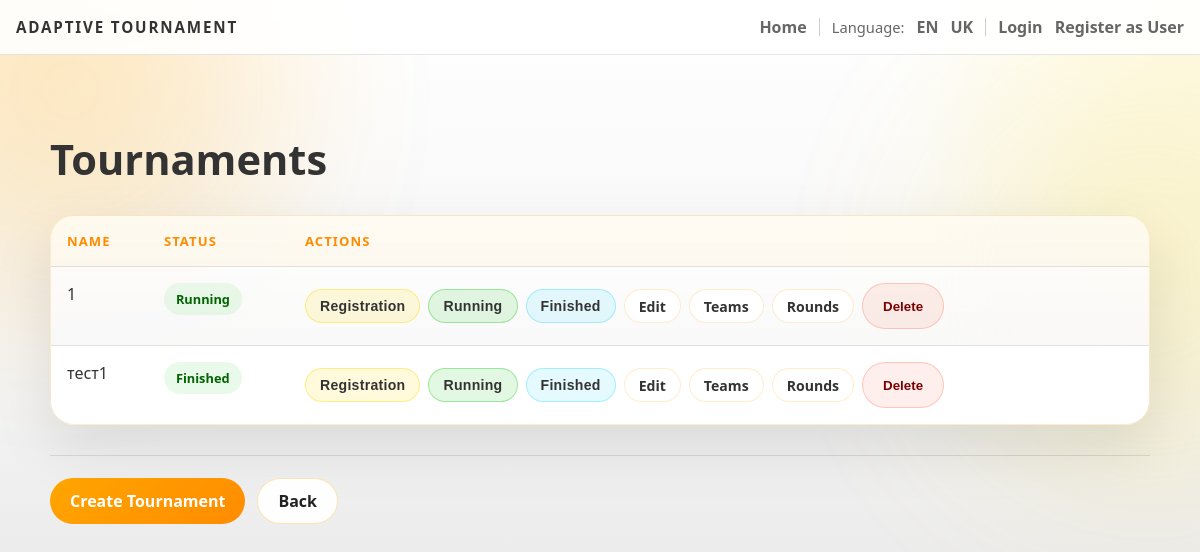
/admin/tournaments, run on an earlier commit of the app's database.
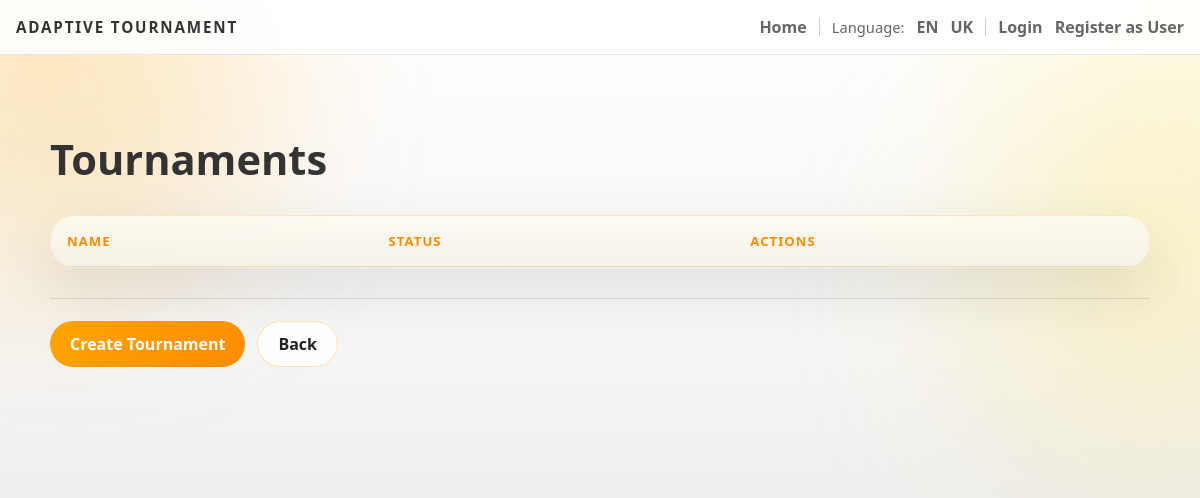
And on a later commit of the database.
### backend/models.py (models this page shows)
class Tournament(db.Model):
    id = db.Column(db.Integer, primary_key=True)
    name = db.Column(db.String(200), nullable=False)
    description = db.Column(db.Text)
    max_teams = db.Column(db.Integer)
    status = db.Column(db.String(30), default="Draft")
    rounds = db.relationship('Round', backref='tournament', lazy=True)

### backend/admin.py (the view)
def admin_tournaments():
    tournaments = Tournament.query.all()
    return render_template('admin_tournaments.html', tournaments=tournaments)

### backend/app.py (called while the page is built)
@app.context_processor
def inject_user_processor():
    return inject_user()

@app.context_processor
def translation_processor():
    return translation()

### backend/app_helpers.py (called while the page is built)
def get_current_user():
    uid = session.get('user_id')
    if uid:
        return db.session.get(User, uid)
    return None

def inject_user():
    return {'get_current_user': get_current_user}

def translation():
    lang = session.get('language', 'en')
    def t(key, **kwargs):
        return get_text(key, lang, **kwargs)
    return {
        't': t,
        'lang': lang,
        'supported_languages': list(TRANSLATIONS.keys())
    }

### backend/translations.py (called while the page is built)
def get_text(key, lang='en', **kwargs):
    if lang not in TRANSLATIONS:
        lang = 'en'
    text = TRANSLATIONS[lang].get(key, TRANSLATIONS['en'].get(key, key))
    if kwargs:
        try:
            return text.format(**kwargs)
        except Exception:
            return text
    return text

### templates/admin_tournaments.html (shortened to what this page needs)
{% extends 'base.html' %}
{% block head %}
  <link rel="stylesheet" href="/static/css/admin.css">
{% endblock %}
{% block content %}
<div class="admin-page">
  <h2 class="page-title">{{ t('tournaments') }}</h2>
  <div class="table-shell">
    <table class="admin-table">
      <thead>
        <tr>
          <th>{{ t('name') }}</th>
          <th>{{ t('status') }}</th>
          <th>{{ t('actions') }}</th>
        </tr>
      </thead>
      <tbody>
        {% for t_item in tournaments %}
          <tr>
            <td>{{ t_item.name }}</td>
            <td><span class="status-pill default">{{ t_item.status }}</span></td>
            <td>
              <div class="table-actions">
                <form method="post" action="{{ url_for('update_tournament_status', tid=t_item.id) }}" class="inline-form">
                  <button type="submit" class="inline-btn quick-status-btn quick-status-registration">{{ t('registration') }}</button>
                </form>
                <form method="post" action="{{ url_for('update_tournament_status', tid=t_item.id) }}" class="inline-form">
                  <button type="submit" class="inline-btn quick-status-btn quick-status-running">{{ t('running') }}</button>
                </form>
                <form method="post" action="{{ url_for('update_tournament_status', tid=t_item.id) }}" class="inline-form">
                  <button type="submit" class="inline-btn quick-status-btn quick-status-finished">{{ t('finished') }}</button>
                </form>
                <a href="{{ url_for('edit_tournament', tid=t_item.id) }}" class="inline-btn">{{ t('edit') }}</a>
                <a href="{{ url_for('admin_tournament_teams', tid=t_item.id) }}" class="inline-btn">{{ t('teams') }}</a>
                <a href="{{ url_for('admin_tournament_rounds', tid=t_item.id) }}" class="inline-btn">{{ t('rounds') }}</a>
                <form method="post" action="{{ url_for('delete_tournament', tid=t_item.id) }}" class="inline-form">
                  <button onclick="return confirm('{{ t('delete') }}?')" class="danger-btn">{{ t('delete') }}</button>
                </form>
              </div>
            </td>
          </tr>
        {% endfor %}
      </tbody>
    </table>
  </div>
  <div class="form-actions">
    <a href="{{ url_for('create_tournament') }}" class="submit-btn">{{ t('create_tournament_cta') }}</a>
    <a href="{{ url_for('admin_dashboard') }}" class="secondary-btn">{{ t('back') }}</a>
  </div>
</div>
{% endblock %}

### templates/base.html (shortened to what this page needs)
<!doctype html>
<html>
  <head>
    <link rel="stylesheet" href="/static/css/main.css">
    {% block head %}{% endblock %}
  </head>
  <body>
    <div class="page-shell">
      <div class="page-glow page-glow-left"></div>
      <div class="page-glow page-glow-right"></div>
      <nav class="topbar">
        <div class="topbar-inner">
          <a href="/" class="brand-mark">{{ t('app_title') }}</a>
          <div class="topbar-links">
            <a href="/">{{ t('home') }}</a>
            <span class="language-switcher">{{ t('language') }}:</span>
            <a href="{{ url_for('set_language', lang='en') }}">EN</a>
            <a href="{{ url_for('set_language', lang='uk') }}">UK</a>
            {% set _cur = get_current_user() %}
            {% if _cur %}
              <a href="/user/{{ _cur.id }}" title="{{ t('profile_prefix') }}">{{ t('profile_prefix') }}: {{ _cur.first_name }}</a>
              <a href="/logout">{{ t('logout') }}</a>
            {% else %}
              <a href="/login">{{ t('login') }}</a>
              <a href="/register">{{ t('register') }}</a>
            {% endif %}
          </div>
        </div>
      </nav>
      <div class="container">
        {% block content %}{% endblock %}
      </div>
    </div>
  </body>
</html>

### static/css/main.css (style rules this page uses)
:root { --bg: #ffffff; --bg-soft: #f9f9f9; --panel: rgba(255, 255, 255, 0.95); --panel-border: rgba(255, 165, 0, 0.3); --text: #333333; --muted: #666666; --accent: #ffa500; --accent-strong: #ff8c00; --success: #32cd32; --warning: #ffd700; --danger: #ff6347; }
* { box-sizing: border-box; }
html { scroll-behavior: smooth; }
body { margin: 0; min-height: 100vh; font-family: "Segoe UI", "Trebuchet MS", Arial, sans-serif; color: var(--text); background: radial-gradient(circle at top left, rgba(255, 165, 0, 0.1), transparent 28%), radial-gradient(circle at top right, rgba(255, 215, 0, 0.1), transparent 22%), linear-gradient(180deg, #ffffff 0%, #f5f5f5 45%, #e0e0e0 100%); }
a { color: inherit; }
.page-shell { position: relative; overflow: hidden; min-height: 100vh; }
.page-glow { position: fixed; width: 380px; height: 380px; border-radius: 50%; filter: blur(100px); opacity: 0.18; pointer-events: none; z-index: 0; }
.page-glow-left { top: -100px; left: -120px; background: #ffa500; }
.page-glow-right { top: 90px; right: -140px; background: #ffd700; }
.topbar { position: sticky; top: 0; z-index: 5; backdrop-filter: blur(18px); background: rgba(255, 255, 255, 0.9); border-bottom: 1px solid rgba(0, 0, 0, 0.1); }
.topbar-inner { width: min(1180px, calc(100% - 32px)); margin: 0 auto; padding: 16px 0; display: flex; align-items: center; justify-content: space-between; gap: 20px; }
.brand-mark { text-decoration: none; font-size: 0.95rem; font-weight: 700; letter-spacing: 0.12em; text-transform: uppercase; color: #333333; }
.topbar-links { display: flex; align-items: center; justify-content: flex-end; flex-wrap: wrap; gap: 12px; color: var(--muted); }
.topbar-links a { text-decoration: none; font-weight: 600; color: #666666; }
.language-switcher { font-size: 0.92rem; }
.container { position: relative; z-index: 1; width: min(1180px, calc(100% - 32px)); margin: 0 auto; padding: 36px 0 72px; }
.container a:not(.primary-button):not(.secondary-button):not(.panel-link):not(.brand-mark) { color: #ffa500; }

### static/css/admin.css (style rules this page uses)
.admin-page { max-width: 1100px; margin: 40px auto 0; }
.page-title { margin: 0 0 28px; color: #333333; font-size: clamp(1.9rem, 4vw, 2.6rem); font-weight: 800; }
.form-actions { display: flex; flex-wrap: wrap; gap: 12px; margin-top: 30px; padding-top: 22px; border-top: 1px solid rgba(0, 0, 0, 0.1); }
.submit-btn, .secondary-btn, .danger-btn, .inline-btn { display: inline-flex; align-items: center; justify-content: center; min-height: 46px; padding: 0 20px; border: none; border-radius: 999px; text-decoration: none; font-weight: 800; cursor: pointer; }
.admin-page .submit-btn, .admin-page .submit-btn:visited, .admin-page .submit-btn:hover, .admin-page .submit-btn:focus, .admin-page .submit-btn:active, .admin-page a.submit-btn, .admin-page a.submit-btn:visited, .admin-page a.submit-btn:hover, .admin-page a.submit-btn:focus, .admin-page a.submit-btn:active { color: #ffffff !important; text-decoration: none; }
.admin-page .secondary-btn, .admin-page .secondary-btn:visited, .admin-page .secondary-btn:hover, .admin-page .secondary-btn:focus, .admin-page .secondary-btn:active, .admin-page a.secondary-btn, .admin-page a.secondary-btn:visited, .admin-page a.secondary-btn:hover, .admin-page a.secondary-btn:focus, .admin-page a.secondary-btn:active { color: #222222 !important; text-decoration: none; }
.submit-btn, .submit-btn:visited { background: linear-gradient(135deg, #ffa500 0%, #ff8c00 100%); color: #ffffff; }
.secondary-btn, .secondary-btn:visited { background: rgba(255, 255, 255, 0.9); border: 1px solid rgba(255, 165, 0, 0.3); color: #333333; }
.table-shell { margin-top: 22px; overflow-x: auto; border-radius: 24px; border: 1px solid rgba(255, 165, 0, 0.2); background: linear-gradient(180deg, rgba(255, 255, 255, 0.9) 0%, rgba(245, 245, 245, 0.95) 100%); box-shadow: 0 22px 60px rgba(0, 0, 0, 0.1); }
.admin-table { width: 100%; border-collapse: collapse; min-width: 760px; }
.admin-table th, .admin-table td { padding: 16px; border-bottom: 1px solid rgba(0, 0, 0, 0.1); text-align: left; vertical-align: top; color: #333333; }
.admin-table th { color: #ff8c00; font-size: 0.82rem; text-transform: uppercase; letter-spacing: 0.08em; background: rgba(255, 165, 0, 0.05); }

What changed in the data, as far as the page shows it:
removed Tournament: name "1", status "Running", t "Registration", t "Finished", t "Edit", t "Teams", t "Rounds", t "Delete"
removed Tournament: name "тест1", status "Finished", t "Registration", t "Running", t "Edit", t "Teams", t "Rounds", t "Delete"
